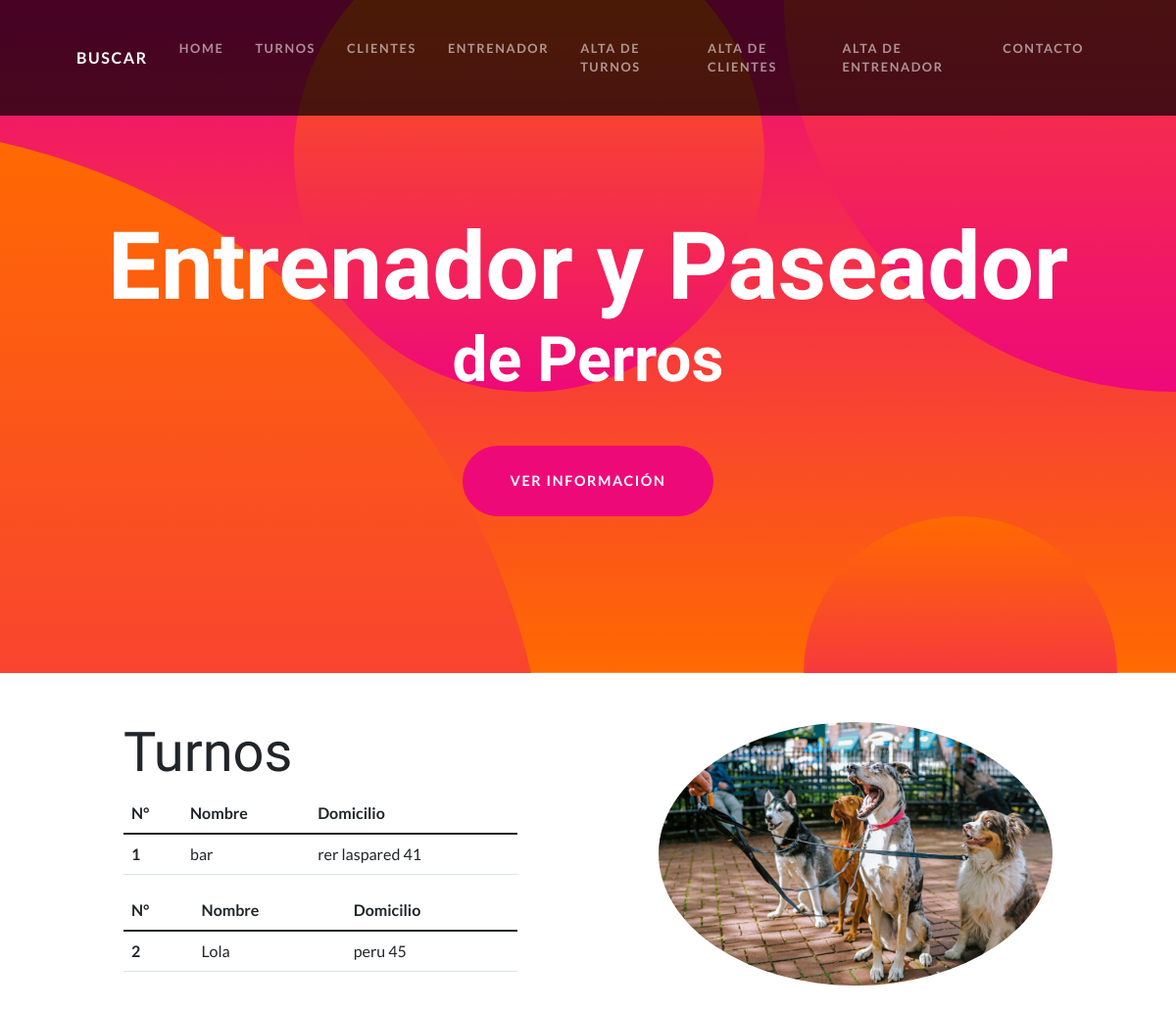
The page /app_turnos/lista_turno on the database its author committed.
### app_turnos/models.py (models this page shows)
class Turno(models.Model):
    nombre = models.CharField(max_length=40)
    domicilio = models.CharField(max_length=40)

### app_turnos/views.py (the view)
# urls.py: path("lista_turno" , views.lista_turno, name="lista_turno"),
def lista_turno(request):
    turno = Turno.objects.all()
    datos = {"datos" : turno}
    return render(request , "lista_turno.html" , datos)

### app_turnos/template/lista_turno.html
{% extends "padre.html" %}
{%  load static %}
{% block contenido %}
<section id="scroll">
    <div class="container px-5">
        <div class="row gx-5 align-items-center">
            <div class="col-lg-6 order-lg-2">
                <div class="p-5"><img class="img-fluid rounded-circle" src="{% static 'app_turnos/assets/img/paseadores-de-perros-0.jpg' %}" alt="..." /></div>
            </div>
            <div class="col-lg-6 order-lg-1">
                <div class="p-5">
                    <h2 class="display-4">Turnos</h2>
                    {% for turno in datos %}
                        <table class="table">
                            <thead>
                              <tr>
                                <th scope="col">N°</th>
                                <th scope="col">Nombre</th>
                                <th scope="col">Domicilio</th>
                              </tr>
                            </thead>
                            <tbody>
                                <tr>
                                  <th scope="row">{{turno.id}}</th>
                                  <td>{{turno.nombre}}</td>
                                  <td>{{turno.domicilio}}</td>
                                </tr>
                            </tbody>
                        </table>
                    {% endfor %}
                </div>
            </div>
        </div>
    </div>
</section>
{% endblock %}

### rows shown on the page
Turno: id "1", nombre "bar", domicilio "rer laspared 41"
Turno: id "2", nombre "Lola", domicilio "peru 45"
